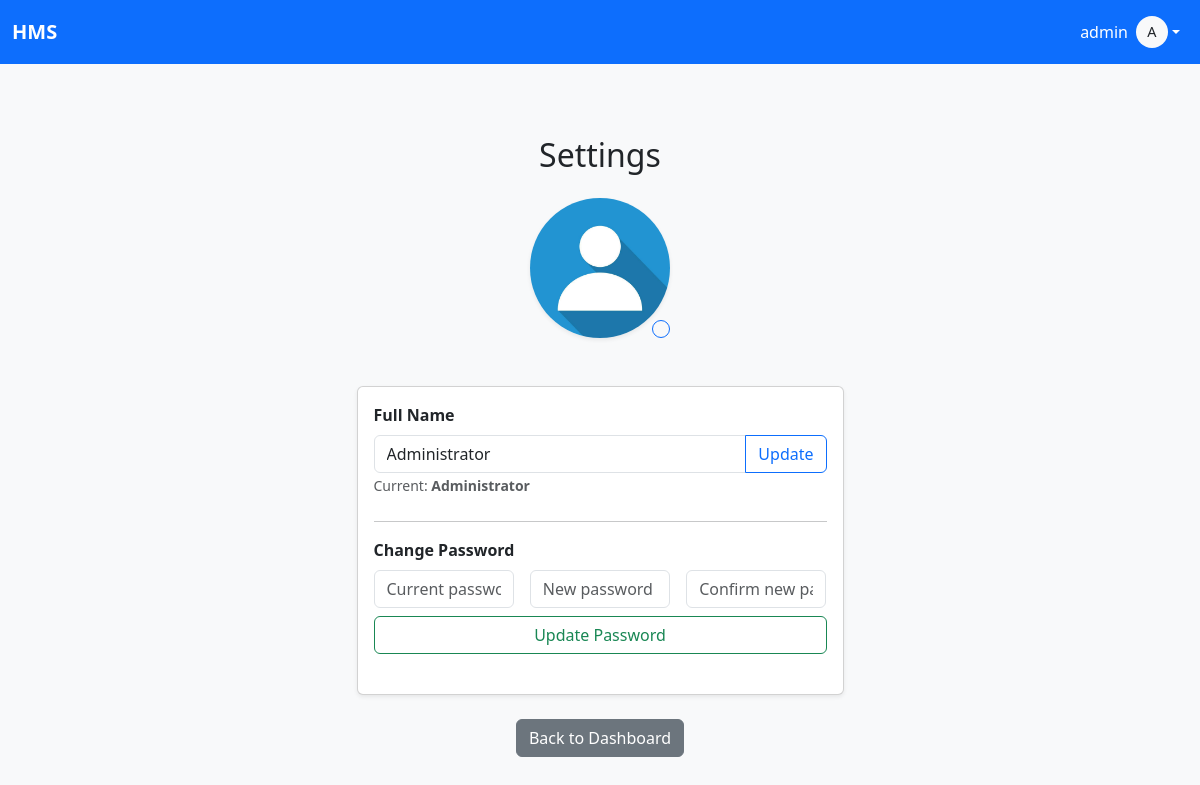
Before: /settings (signed in) with the older database file.
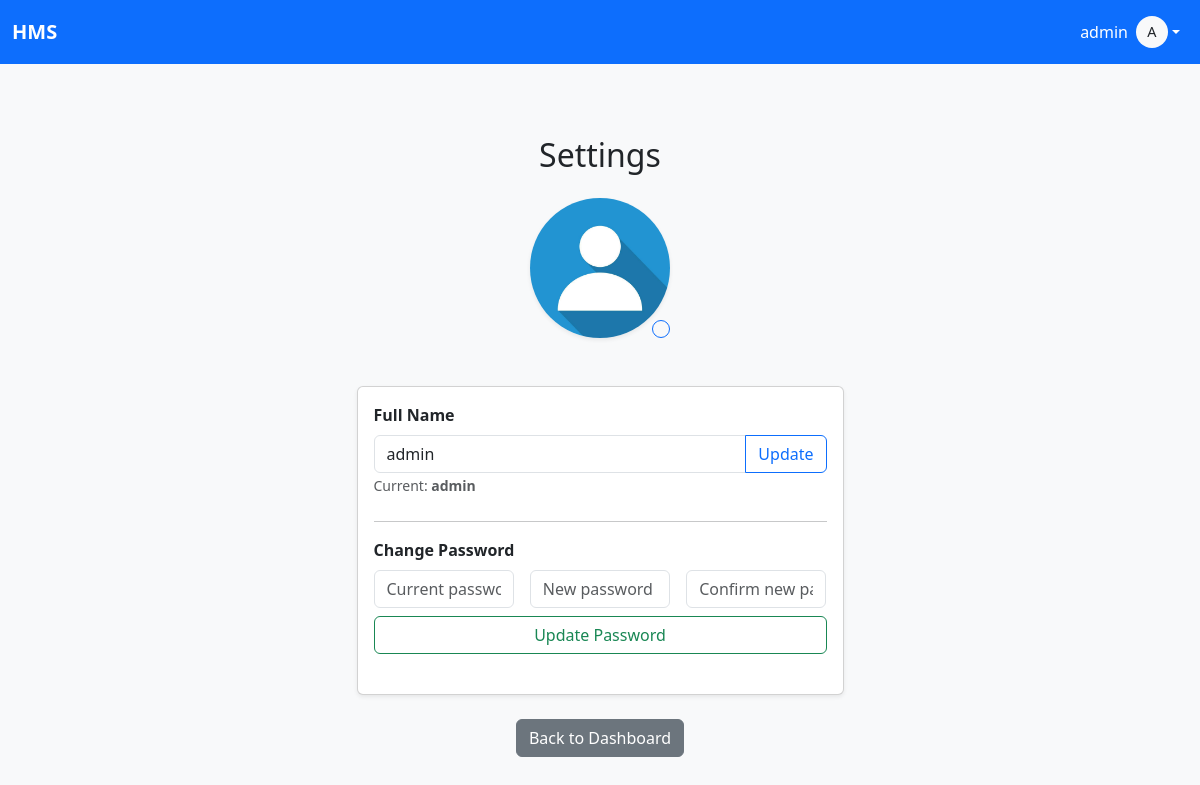
After: the same page with the newer database file.
### app.py (models this page shows)
class User(UserMixin, db.Model):
    id = db.Column(db.Integer, primary_key=True)
    username = db.Column(db.String(50), unique=True, nullable=False)
    password_hash = db.Column(db.String(128), nullable=False)
    role = db.Column(db.String(20), nullable=False)  # admin, doctor, patient
    profile_pic = db.Column(db.String(150), default='default.jpg')
    name = db.Column(db.String(100), nullable=False)
    doctor = db.relationship('DoctorProfile', backref='user', uselist=False)
    patient = db.relationship('PatientProfile', backref='user', uselist=False)

### app.py (the view, shortened to what this page needs)
@app.route("/settings", methods=["GET", "POST"])
@login_required
def settings():
    user = current_user
    return render_template("settings.html", user=user)

### app.py (called while the page is built)
@login_manager.user_loader
def load_user(user_id):
    return User.query.get(int(user_id))

### templates/settings.html (shortened to what this page needs)
{% extends "base.html" %}
{% block content %}
<div class="container py-5">
    <div class="row justify-content-center">
        <div class="col-lg-7">
            <h2 class="mb-4 text-center">Settings</h2>
            <div class="text-center mb-5">
                <div class="position-relative d-inline-block">
                    <img src="{{ url_for('static', filename='uploads/' + (user.profile_pic or 'default.jpg')) }}"
                         alt="Profile Picture"
                         class="rounded-circle shadow-sm"
                         style="width:140px;height:140px;object-fit:cover;">
                    <form method="POST" enctype="multipart/form-data" class="d-inline">
                        <label for="profile_pic_input" class="btn btn-sm btn-outline-primary position-absolute bottom-0 end-0 rounded-circle p-2"
                               style="cursor:pointer;">
                        </label>
                    </form>
                </div>
            </div>
            <div class="card shadow-sm">
                <div class="card-body">
                    <form method="POST">
                        <div class="mb-4">
                            <label class="form-label fw-semibold">Full Name</label>
                            <div class="input-group">
                                <input type="text" name="name" class="form-control"
                                       value="{{ user.name }}" placeholder="Enter new name" required>
                                <button type="submit" class="btn btn-outline-primary">Update</button>
                            </div>
                            <small class="text-muted">Current: <strong>{{ user.name }}</strong></small>
                        </div>
                    </form>
                    <hr>
                    <form method="POST">
                        <div class="mb-4">
                            <label class="form-label fw-semibold">Change Password</label>
                            <div class="row g-3">
                                <div class="col-md-4">
                                    <input type="password" name="old_password" class="form-control"
                                           placeholder="Current password" required>
                                </div>
                                <div class="col-md-4">
                                    <input type="password" name="new_password" class="form-control"
                                           placeholder="New password" required>
                                </div>
                                <div class="col-md-4">
                                    <input type="password" name="confirm_password" class="form-control"
                                           placeholder="Confirm new password" required>
                                </div>
                            </div>
                            <div class="mt-2">
                                <button type="submit" class="btn btn-outline-success w-100">
                                    Update Password
                                </button>
                            </div>
                        </div>
                    </form>
                </div>
            </div>
            <div class="text-center mt-4">
                {% if current_user.role == 'admin' %}
                    <a href="{{ url_for('admin_dashboard') }}" class="btn btn-secondary">Back to Dashboard</a>
                {% elif current_user.role == 'patient' %}
                    <a href="{{ url_for('patient_dashboard') }}" class="btn btn-secondary">Back to Dashboard</a>
                {% else %}
                    <a href="{{ url_for('doctor_dashboard') }}" class="btn btn-secondary">Back to Dashboard</a>
                {% endif %}
            </div>
        </div>
    </div>
</div>
{% endblock %}% endblock %}

### templates/base.html (shortened to what this page needs)
<!DOCTYPE html>
<html lang="en">
<head>
    <link href="https://cdn.jsdelivr.net/npm/bootstrap@5.3.1/dist/css/bootstrap.min.css" rel="stylesheet">
    <link rel="stylesheet" href="{{ url_for('static', filename='style.css') }}">
</head>
<body>
<nav class="navbar navbar-expand-lg navbar-dark bg-primary mb-4">
  <div class="container-fluid">
    <a class="navbar-brand fw-bold" href="{{ url_for('admin_dashboard') if current_user.is_authenticated else url_for('login') }}">HMS</a>
    <div class="collapse navbar-collapse" id="navbarContent">
      <ul class="navbar-nav ms-auto align-items-center">
        {% if current_user.is_authenticated %}
        <li class="nav-item dropdown">
          <a class="nav-link dropdown-toggle d-flex align-items-center text-white" href="#" role="button"
             data-bs-toggle="dropdown" aria-expanded="false">
            <span class="me-2 d-none d-sm-inline">{{ current_user.username }}</span>
            <div class="bg-light text-dark rounded-circle d-flex align-items-center justify-content-center"
                 style="width: 32px; height: 32px; font-size: 0.9rem;">
              {{ current_user.username[0]|upper }}
            </div>
          </a>
        </li>
        {% else %}
        <li class="nav-item">
          <a class="nav-link" href="{{ url_for('login') }}">Login</a>
        </li>
        {% endif %}
      </ul>
    </div>
  </div>
</nav><div class="container">
    {% block content %}{% endblock %}
</div>
</body>
</html>

### static/style.css (style rules this page uses)
body { background-color: #f8f9fa; }
.navbar-brand { font-weight: bold; }
.container { max-width: 900px; }

Changed rows visible on the page:
changed User "admin": name "Administrator" → "admin"
